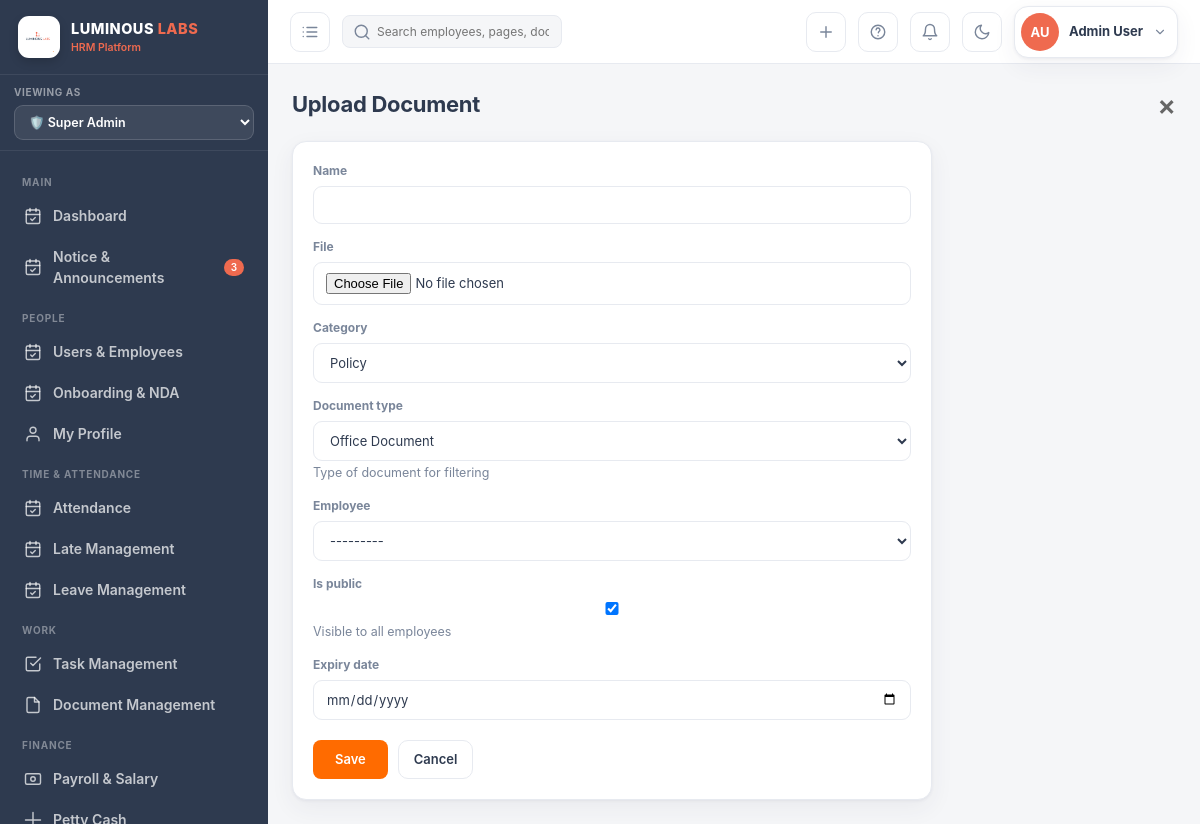
The app's page /documents/upload/ (signed in) with its own data.
### hrm_app/models.py (models this page shows, shortened)
class User(AbstractUser):
    role = models.CharField(max_length=20, choices=Role.choices, default=Role.EMPLOYEE)
    groups = models.ManyToManyField(Group, related_name='hrm_users', blank=True)
    user_permissions = models.ManyToManyField(
        Permission,
        related_name='hrm_user_permissions',
        blank=True,
    )

class Employee(models.Model):
    STATUS_CHOICES = [
        ('Active',    'Active'),
        ('On Leave',  'On Leave'),
        ('Probation', 'Probation'),
        ('Inactive',  'Inactive'),
    ]
    user        = models.OneToOneField(User, on_delete=models.CASCADE, related_name='employee')
    emp_id      = models.CharField(max_length=20, unique=True)
    phone       = models.CharField(max_length=20, blank=True)
    department  = models.ForeignKey(Department, null=True, on_delete=models.SET_NULL)
    designation = models.ForeignKey(Designation, null=True, on_delete=models.SET_NULL)
    shift       = models.ForeignKey(Shift, null=True, blank=True, on_delete=models.SET_NULL)
    join_date   = models.DateField(default=timezone.now)
    status      = models.CharField(max_length=20, choices=STATUS_CHOICES, default='Active')
    salary      = models.DecimalField(max_digits=10, decimal_places=2, default=0)
    avatar_color = models.CharField(max_length=10, default='#ef6a4f')
    avatar_initials = models.CharField(max_length=4, blank=True)
    address     = models.TextField(blank=True)
    nid         = models.CharField(max_length=30, blank=True, verbose_name='NID / Passport')
    blood_group = models.CharField(max_length=5, blank=True)
    emergency_contact = models.CharField(max_length=100, blank=True)
    class Meta:
        ordering = ['emp_id']
    def __str__(self):
        return f"{self.emp_id} — {self.user.get_full_name()}"

### hrm_app/views.py (the view)
# urls.py: path('documents/upload/',        views.document_upload, name='document_upload'),
@login_required
def document_upload(request):
    if request.user.role not in [Role.SUPER_ADMIN, Role.MANAGER, 'super_admin', 'manager', 'admin']:
        if not has_permission(request.user, "documents", "create"):
            messages.error(request, "You don't have permission to upload documents.")
            return redirect("document_list")
    if request.method == 'POST':
        form = DocumentForm(request.POST, request.FILES)
        if form.is_valid():
            doc = form.save(commit=False)
            doc.owner = request.user
            doc.save()
            messages.success(request, 'Document uploaded.')
            return redirect('document_list')
    else:
        form = DocumentForm()
    return render(
        request,
        'hrm/form.html',
        _ctx(request, form=form, title='Upload Document', back='document_list')
    )

### hrm_app/forms.py
class DocumentForm(forms.ModelForm):
    class Meta:
        model  = Document
        fields = ['name', 'file', 'category', 'document_type', 'employee', 'is_public', 'expiry_date']
        widgets = {'expiry_date': forms.DateInput(attrs={'type': 'date'})}

### hrm_app/context_processors.py (called while the page is built, shortened)
def role_menu_permissions(request):
    allowed_menus = []
    if request.user.is_authenticated:
        if request.user.role == "super_admin":
          allowed_menus = []
    return {
        "allowed_menus": allowed_menus
    }

### hrm_app/views.py (called while the page is built)
def _ctx(request, **kw):
    view_role = request.GET.get('view_role', request.user.role)
    ctx = {'user': request.user, 'today': date.today(), 'view_role': view_role}
    unread_leaves = LeaveRequest.objects.filter(status='Pending').count()
    ctx['unread_leaves'] = unread_leaves
    if request.user.role == 'super_admin':
        ctx['allowed_menus'] = [key for key, _ in UserPermission.MODULE_CHOICES]
    else:
        ctx['allowed_menus'] = list(UserPermission.objects.filter(
            user=request.user,
            can_view=True
        ).values_list('module', flat=True))
    ctx.update(kw)
    return ctx

### hrm_app/templates/hrm/form.html (shortened to what this page needs)
{% extends 'hrm/base.html' %}
{% block content %}
<div class="page-head" style="
display:flex;
justify-content:space-between;
align-items:center;
">
<div>
    <h1>{{ title }}</h1>
</div>
<a href="{% url back %}"
style="
font-size:28px;
font-weight:600;
color:#666;
text-decoration:none;
line-height:1;
">
×
</a>
</div>
<div class="card pad" style="max-width:640px">
  <form method="post" enctype="multipart/form-data"{% if action_url %} action="{% url action_url %}"{% endif %}>
    {% for field in form %}
    <div class="field">
      <label>{{ field.label }}</label>
      {{ field }}
      {% if field.help_text %}<small class="sub">{{ field.help_text }}</small>{% endif %}
    </div>
    {% endfor %}
<div style="display:flex;gap:10px;margin-top:20px">
  <button
    type="submit"
    class="btn"
    style="
      background:#FF6B00;
      color:white;
      border:none;
      padding:10px 22px;
      border-radius:8px;
      font-weight:600;
    "
  >
    {% if title == 'Apply for Leave' %}
      Submit Request
    {% else %}
      Save
    {% endif %}
  </button>
  <a href="{% url back %}" class="btn ghost">
    Cancel
  </a>
</div>
  </form>
</div>
{% endblock %}

### hrm_app/templates/hrm/base.html (shortened to what this page needs)
{% load static %}
<!DOCTYPE html>
<html lang="en">
<head>
</head>
<body>
<div class="app">
  <aside class="sidebar" id="sidebar">
    <div class="brand">
      <div class="logobox">
        <img src="{% static 'logo.png' %}" alt="Luminous Labs" style="width:30px;height:30px">
      </div>
      <div><b>LUMINOUS <span style="color:var(--brand)">LABS</span></b><small>HRM Platform</small></div>
    </div>
    <div class="rolebar">
      <small>Viewing as</small>
      <select id="roleSwitcher" onchange="switchRole(this.value)">
        <option value="super_admin" {% if view_role == 'super_admin' %}selected{% endif %}>🛡️ Super Admin</option>
      </select>
    </div>
<nav class="nav">
{% block nav %}
{% with current_url=request.resolver_match.url_name %}
{% if view_role == 'super_admin' %}
  {% if user.role == "super_admin" or 'dashboard' in allowed_menus %}
  <div class="group">Main</div>
  <a class="item {% if current_url == 'dashboard' %}active{% endif %}" href="{% url 'dashboard' %}{% if view_role %}?view_role={{ view_role }}{% endif %}">
    <svg class="ico" viewBox="0 0 24 24"><rect x="3" y="4" width="18" height="18" rx="2"/><path d="M16 2v4M8 2v4M3 10h18"/><path d="M9 16l2 2 4-4"/></svg>
    Dashboard
  </a>
  {% endif %}
  {% if user.role == "super_admin" or 'notice' in allowed_menus %}
  <a class="item {% if 'notice' in current_url %}active{% endif %}" href="{% url 'notice_list' %}{% if view_role %}?view_role={{ view_role }}{% endif %}">
    <svg class="ico" viewBox="0 0 24 24"><rect x="3" y="4" width="18" height="18" rx="2"/><path d="M16 2v4M8 2v4M3 10h18"/><path d="M9 16l2 2 4-4"/></svg>
    Notice & Announcements
    <span class="badge">{{ unread_notices|default:3 }}</span>
  </a>
  {% endif %}
  {% if user.role == "super_admin" or 'users' in allowed_menus or 'onboarding' in allowed_menus or 'profile' in allowed_menus %}
  <div class="group">People</div>
  {% endif %}
  {% if user.role == "super_admin" or 'users' in allowed_menus %}
  <a class="item {% if current_url == 'user_list' %}active{% endif %}" href="{% url 'user_list' %}{% if view_role %}?view_role={{ view_role }}{% endif %}">
    <svg class="ico" viewBox="0 0 24 24"><rect x="3" y="4" width="18" height="18" rx="2"/><path d="M16 2v4M8 2v4M3 10h18"/><path d="M9 16l2 2 4-4"/></svg>
    Users & Employees
  </a>
  {% endif %}
  {% if user.role == "super_admin" or 'onboarding' in allowed_menus %}
  <a class="item {% if current_url == 'onboarding_list' %}active{% endif %}" href="{% url 'onboarding_list' %}{% if view_role %}?view_role={{ view_role }}{% endif %}">
    <svg class="ico" viewBox="0 0 24 24"><rect x="3" y="4" width="18" height="18" rx="2"/><path d="M16 2v4M8 2v4M3 10h18"/><path d="M9 16l2 2 4-4"/></svg>
    Onboarding & NDA
  </a>
  {% endif %}
  {% if user.role == "super_admin" or 'profile' in allowed_menus %}
  <a class="item {% if current_url == 'my_profile' or current_url == 'user_detail' and is_my_profile %}active{% endif %}" href="{% url 'my_profile' %}{% if view_role %}?view_role={{ view_role }}{% endif %}">
    <svg class="ico" viewBox="0 0 24 24"><path d="M20 21v-2a4 4 0 00-4-4H8a4 4 0 00-4 4v2"/><circle cx="12" cy="7" r="4"/></svg>
    My Profile
  </a>
  {% endif %}
  {% if user.role == "super_admin" or 'attendance' in allowed_menus or 'late' in allowed_menus or 'leave' in allowed_menus %}
  <div class="group">Time & Attendance</div>
  {% endif %}
  {% if user.role == "super_admin" or 'attendance' in allowed_menus %}
  <a class="item {% if current_url == 'attendance_list' %}active{% endif %}" href="{% url 'attendance_list' %}{% if view_role %}?view_role={{ view_role }}{% endif %}">
    <svg class="ico" viewBox="0 0 24 24"><rect x="3" y="4" width="18" height="18" rx="2"/><path d="M16 2v4M8 2v4M3 10h18"/><path d="M9 16l2 2 4-4"/></svg>
    Attendance
  </a>
  {% endif %}
  {% if user.role == "super_admin" or 'late' in allowed_menus %}
  <a class="item {% if current_url == 'late_list' %}active{% endif %}" href="{% url 'late_list' %}{% if view_role %}?view_role={{ view_role }}{% endif %}">
    <svg class="ico" viewBox="0 0 24 24"><rect x="3" y="4" width="18" height="18" rx="2"/><path d="M16 2v4M8 2v4M3 10h18"/><path d="M9 16l2 2 4-4"/></svg>
    Late Management
  </a>
  {% endif %}
  {% if user.role == "super_admin" or 'leave' in allowed_menus %}
  <a class="item {% if current_url == 'leave_list' %}active{% endif %}" href="{% url 'leave_list' %}{% if view_role %}?view_role={{ view_role }}{% endif %}">
    <svg class="ico" viewBox="0 0 24 24"><rect x="3" y="4" width="18" height="18" rx="2"/><path d="M16 2v4M8 2v4M3 10h18"/><path d="M9 16l2 2 4-4"/></svg>
    Leave Management
  </a>
  {% endif %}
  {% if user.role == "super_admin" or 'tasks' in allowed_menus or 'documents' in allowed_menus %}
  <div class="group">Work</div>
  {% endif %}
  {% if user.role == "super_admin" or 'tasks' in allowed_menus %}
  <a class="item {% if current_url == 'task_list' %}active{% endif %}" href="{% url 'task_list' %}{% if view_role %}?view_role={{ view_role }}{% endif %}">
    <svg class="ico" viewBox="0 0 24 24"><path d="M9 11l3 3L22 4"/><path d="M21 12v7a2 2 0 01-2 2H5a2 2 0 01-2-2V5a2 2 0 012-2h11"/></svg>
    Task Management
  </a>
  {% endif %}
  {% if user.role == "super_admin" or 'documents' in allowed_menus %}
  <a class="item {% if current_url == 'document_list' %}active{% endif %}" href="{% url 'document_list' %}{% if view_role %}?view_role={{ view_role }}{% endif %}">
    <svg class="ico" viewBox="0 0 24 24"><path d="M14 2H6a2 2 0 00-2 2v16a2 2 0 002 2h12a2 2 0 002-2V8z"/><path d="M14 2v6h6"/></svg>
    Document Management
  </a>
  {% endif %}
  {% if user.role == "super_admin" or 'salary' in allowed_menus or 'petty_cash' in allowed_menus or 'assets' in allowed_menus %}
  <div class="group">Finance</div>
  {% endif %}
  {% if user.role == "super_admin" or 'salary' in allowed_menus %}
  <a class="item {% if current_url == 'salary_list' %}active{% endif %}" href="{% url 'salary_list' %}{% if view_role %}?view_role={{ view_role }}{% endif %}">
    <svg class="ico" viewBox="0 0 24 24"><rect x="2" y="5" width="20" height="14" rx="2"/><circle cx="12" cy="12" r="3"/></svg>
    Payroll & Salary
  </a>
  {% endif %}
  {% if user.role == "super_admin" or 'petty_cash' in allowed_menus %}
  <a class="item {% if current_url == 'petty_cash' %}active{% endif %}" href="{% url 'petty_cash' %}{% if view_role %}?view_role={{ view_role }}{% endif %}">
    <svg class="ico" viewBox="0 0 24 24"><path d="M12 2v20M2 12h20"/></svg>
  </a>
  {% endif %}
{% endif %}
{% endwith %}
{% endblock %}
</nav>
  </aside>
  <div class="main">
    <header class="topbar">
      <button class="iconbtn" onclick="document.getElementById('sidebar').classList.toggle('open')" title="Menu">
        <svg class="ico" viewBox="0 0 24 24"><path d="M8 6h13M8 12h13M8 18h13M3 6h.01M3 12h.01M3 18h.01"/></svg>
      </button>
      <div class="search-wrap">
        <span class="si"><svg class="ico" viewBox="0 0 24 24"><circle cx="11" cy="11" r="8"/><path d="M21 21l-4.35-4.35"/></svg></span>
        <input placeholder="Search employees, pages, documents…" id="globalSearch" onkeydown="if(event.key==='Enter'){window.location='/employees/?q='+this.value}">
      </div>
      <button class="iconbtn" onclick="quickCreate()" title="Quick create">
        <svg class="ico" viewBox="0 0 24 24"><path d="M12 5v14M5 12h14"/></svg>
      </button>
      <a class="iconbtn" href="{% url 'user_guide_faq' %}{% if view_role %}?view_role={{ view_role }}{% endif %}" title="Help & FAQ">
        <svg class="ico" viewBox="0 0 24 24"><circle cx="12" cy="12" r="9"/><path d="M9.5 9a2.5 2.5 0 115 .5c0 1.5-2 1.5-2 3.5"/><path d="M12 17h.01"/></svg>
      </a>
      <a class="iconbtn" href="{% url 'notice_list' %}{% if view_role %}?view_role={{ view_role }}{% endif %}" title="Notifications">
        <svg class="ico" viewBox="0 0 24 24"><path d="M18 8a6 6 0 00-12 0c0 7-3 9-3 9h18s-3-2-3-9"/><path d="M13.73 21a2 2 0 01-3.46 0"/></svg>
      </a>
      <button class="iconbtn" onclick="toggleTheme()" title="Toggle dark mode">
        <svg class="ico" viewBox="0 0 24 24"><path d="M21 12.79A9 9 0 1111.21 3 7 7 0 0021 12.79z"/></svg>
      </button>
      <div class="profile-wrap" id="profileMenuWrap">
        <button type="button" class="profile-trigger" onclick="toggleProfileMenu()" aria-haspopup="true" aria-expanded="false">
          <div class="avatar {% if user.role == 'manager' or view_role == 'manager' %}avatar-blue{% elif user.role == 'employee' or view_role == 'employee' %}avatar-green{% else %}avatar-brand{% endif %}" title="{{ user.get_full_name|default:user.username }}">{{ user.employee.avatar_initials|default:user.username|slice:":2"|upper }}</div>
          <div class="profile-meta">
            <span class="profile-name">{{ user.get_full_name|default:user.username }}</span>
          </div>
          <svg class="ico profile-caret" viewBox="0 0 24 24"><path d="M6 9l6 6 6-6"/></svg>
        </button>
      </div>
    </header>
    <main class="content">
      {% block content %}{% endblock %}
    </main>
  </div>
</div>
</body>
</html>

### records on screen
User: role "🛡️ Super Admin", employee.avatar_initials "AU", get_full_name "Admin User"

### other values on screen
{{ unread_notices|default:3 }} "3"
{{ title }} "Upload Document"
{{ field.label }} "Name" "File" "Category" "Document type" "Employee" "Is public" "Expiry date"
{{ field.help_text }} "Type of document for filtering" "Visible to all employees"
